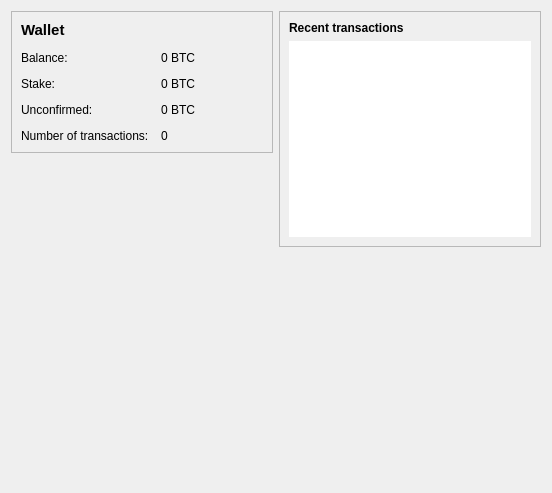
<?xml version="1.0" encoding="UTF-8"?>
<ui version="4.0">
 <class>OverviewPage</class>
 <widget class="QWidget" name="OverviewPage">
  <property name="geometry">
   <rect>
    <x>0</x>
    <y>0</y>
    <width>552</width>
    <height>493</height>
   </rect>
  </property>
  <property name="windowTitle">
   <string>Form</string>
  </property>
  <layout class="QHBoxLayout" name="horizontalLayout" stretch="1,1">
   <item>
    <layout class="QVBoxLayout" name="verticalLayout_2">
     <item>
      <widget class="QFrame" name="frame">
       <property name="frameShape">
        <enum>QFrame::StyledPanel</enum>
       </property>
       <property name="frameShadow">
        <enum>QFrame::Raised</enum>
       </property>
       <layout class="QFormLayout" name="formLayout_2">
        <property name="fieldGrowthPolicy">
         <enum>QFormLayout::AllNonFixedFieldsGrow</enum>
        </property>
        <property name="horizontalSpacing">
         <number>12</number>
        </property>
        <property name="verticalSpacing">
         <number>12</number>
        </property>
        <item row="2" column="0">
         <widget class="QLabel" name="label">
          <property name="text">
           <string>Balance:</string>
          </property>
         </widget>
        </item>
        <item row="2" column="1">
         <widget class="QLabel" name="labelBalance">
          <property name="text">
           <string notr="true">0 BTC</string>
          </property>
         </widget>
        </item>
        <item row="5" column="0">
         <widget class="QLabel" name="label_2">
          <property name="text">
           <string>Number of transactions:</string>
          </property>
         </widget>
        </item>
        <item row="5" column="1">
         <widget class="QLabel" name="labelNumTransactions">
          <property name="text">
           <string>0</string>
          </property>
         </widget>
        </item>
        <item row="4" column="0">
         <widget class="QLabel" name="label_3">
          <property name="text">
           <string>Unconfirmed:</string>
          </property>
         </widget>
        </item>
        <item row="4" column="1">
         <widget class="QLabel" name="labelUnconfirmed">
          <property name="text">
           <string notr="true">0 BTC</string>
          </property>
         </widget>
        </item>
        <item row="3" column="0">
         <widget class="QLabel" name="label_6">
          <property name="text">
           <string>Stake:</string>
          </property>
         </widget>
        </item>
        <item row="3" column="1">
         <widget class="QLabel" name="labelStake">
          <property name="text">
           <string notr="true">0 BTC</string>
          </property>
         </widget>
        </item>
        <item row="1" column="0">
         <widget class="QLabel" name="label_5">
          <property name="font">
           <font>
            <pointsize>11</pointsize>
            <weight>75</weight>
            <bold>true</bold>
           </font>
          </property>
          <property name="text">
           <string>Wallet</string>
          </property>
         </widget>
        </item>
       </layout>
      </widget>
     </item>
     <item>
      <spacer name="verticalSpacer">
       <property name="orientation">
        <enum>Qt::Vertical</enum>
       </property>
       <property name="sizeHint" stdset="0">
        <size>
         <width>20</width>
         <height>40</height>
        </size>
       </property>
      </spacer>
     </item>
     <item>
      <widget class="QLabel" name="wallet_bgcoin">
       <property name="minimumSize">
        <size>
         <width>0</width>
         <height>0</height>
        </size>
       </property>
       <property name="text">
        <string/>
       </property>
       <property name="pixmap">
        <pixmap resource="../bitcoin.qrc">:/icons/wallet_bgcoin</pixmap>
       </property>
       <property name="scaledContents">
        <bool>false</bool>
       </property>
       <property name="alignment">
        <set>Qt::AlignCenter</set>
       </property>
       <property name="margin">
        <number>50</number>
       </property>
      </widget>
     </item>
    </layout>
   </item>
   <item>
    <layout class="QVBoxLayout" name="verticalLayout_3">
     <item>
      <widget class="QFrame" name="frame_2">
       <property name="frameShape">
        <enum>QFrame::StyledPanel</enum>
       </property>
       <property name="frameShadow">
        <enum>QFrame::Raised</enum>
       </property>
       <layout class="QVBoxLayout" name="verticalLayout">
        <item>
         <widget class="QLabel" name="label_4">
          <property name="text">
           <string>&lt;b&gt;Recent transactions&lt;/b&gt;</string>
          </property>
         </widget>
        </item>
        <item>
         <widget class="QListView" name="listTransactions">
          <property name="frameShape">
           <enum>QFrame::NoFrame</enum>
          </property>
          <property name="verticalScrollBarPolicy">
           <enum>Qt::ScrollBarAlwaysOff</enum>
          </property>
          <property name="horizontalScrollBarPolicy">
           <enum>Qt::ScrollBarAlwaysOff</enum>
          </property>
         </widget>
        </item>
       </layout>
      </widget>
     </item>
     <item>
      <spacer name="verticalSpacer_2">
       <property name="orientation">
        <enum>Qt::Vertical</enum>
       </property>
       <property name="sizeHint" stdset="0">
        <size>
         <width>20</width>
         <height>40</height>
        </size>
       </property>
      </spacer>
     </item>
    </layout>
   </item>
  </layout>
 </widget>
 <resources>
  <include location="../bitcoin.qrc"/>
 </resources>
 <connections/>
</ui>
